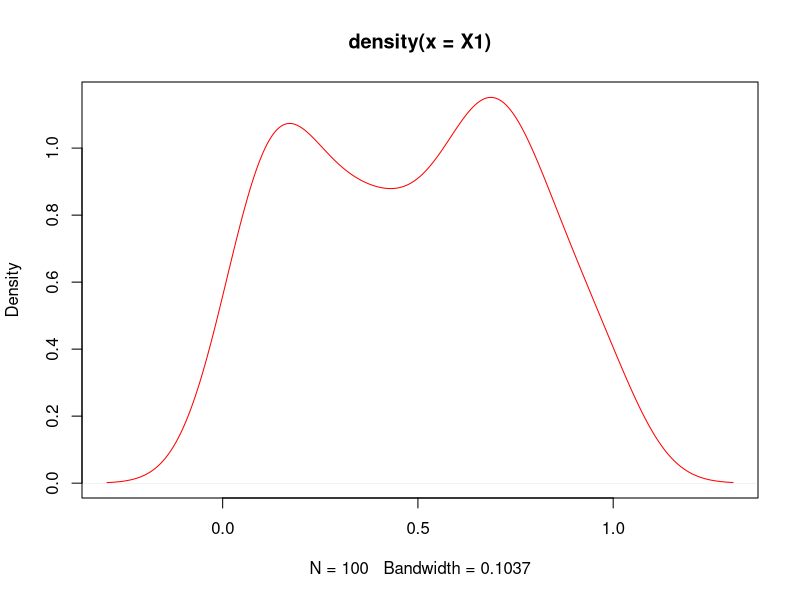
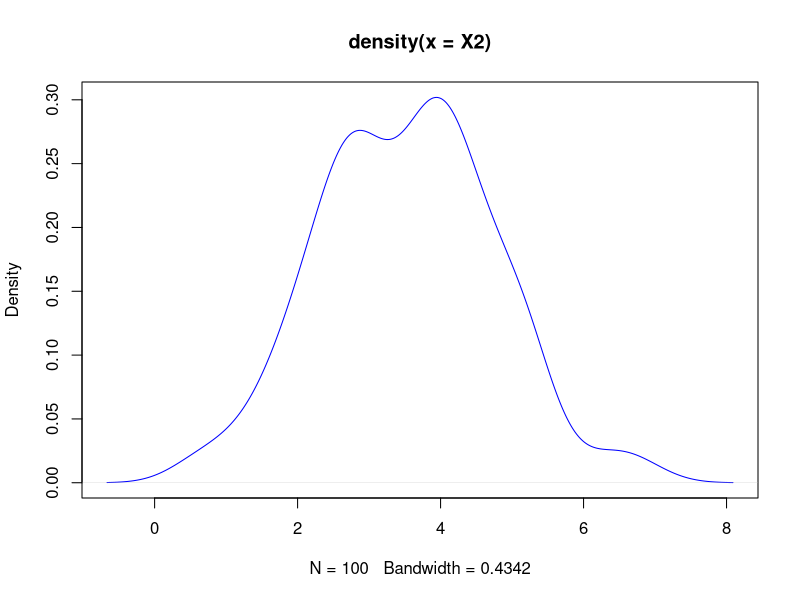
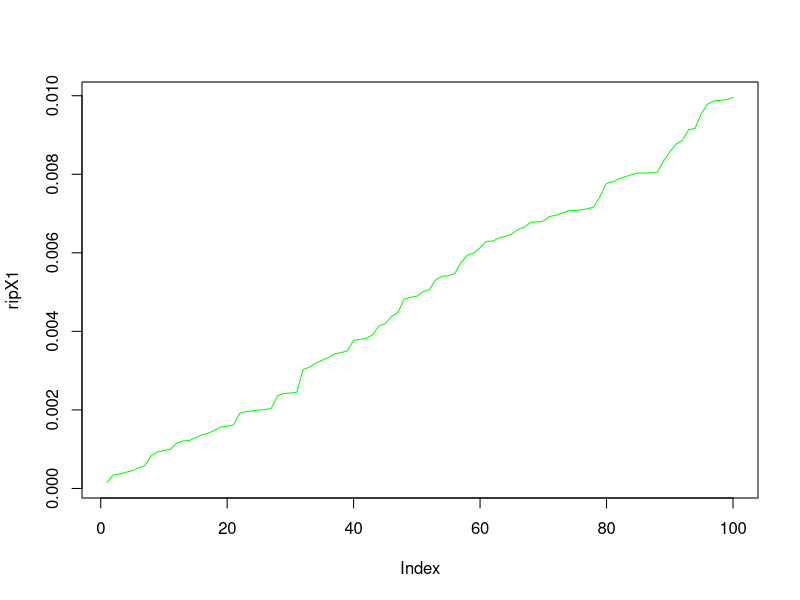
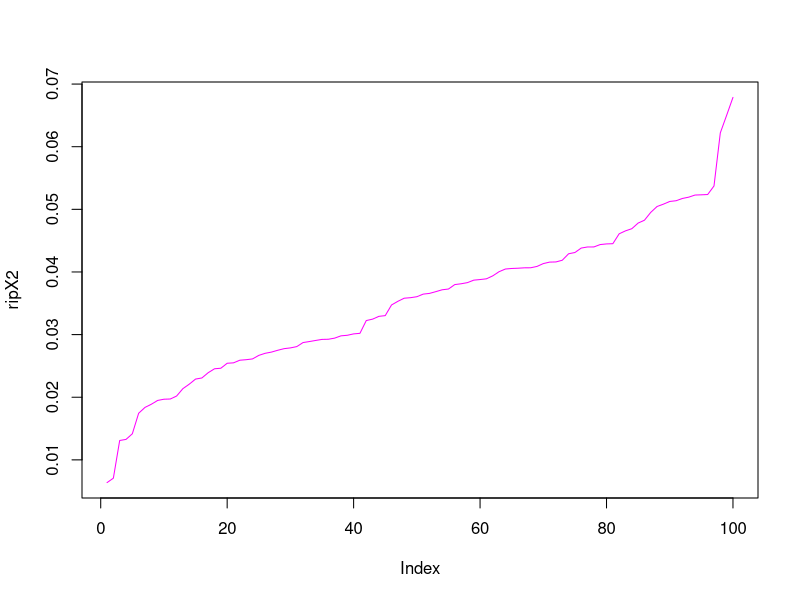

Write the R code that produced these figures, in order.
# Esercizio 0 MASL (rinomina in pratice1 prima di pushare)
# Generate data from model

# Funzione distribuzione cumulative
rip <- function(X1,x,n){
    temp = sort(X1)
    res = 1:n
    for(i in 1:n){
        res[i]=temp[i]/n
    }
    return(res)
}

n <- 100
X1 <- runif(n)
X2 <- 2+3*X1 + rnorm(n)
plot(density(X1),col="red")
plot(density(X2),col="blue")
ripX1 <- rip(X1,100,n)
ripX2 <- rip(X2,100,n)
plot(ripX1,type="l",col="green")
plot(ripX2,type="l",col="magenta")

